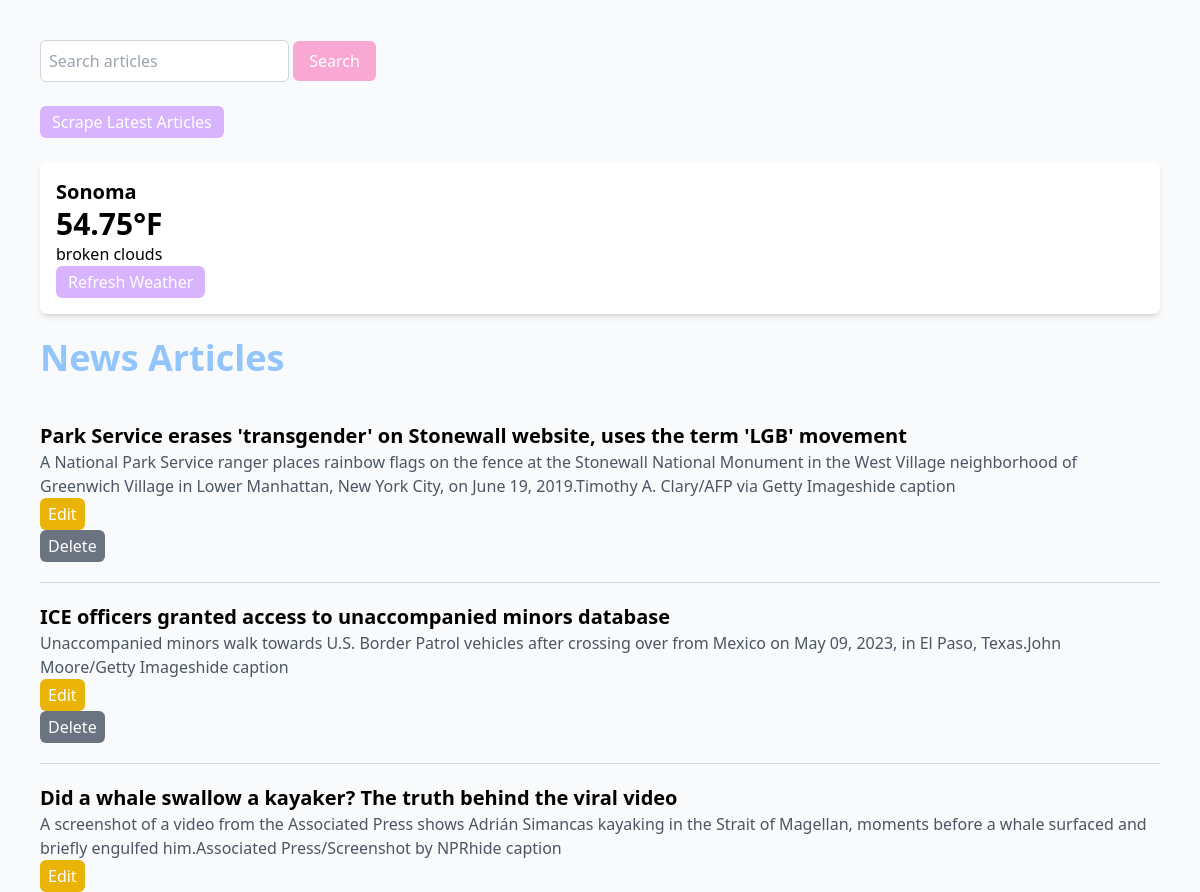
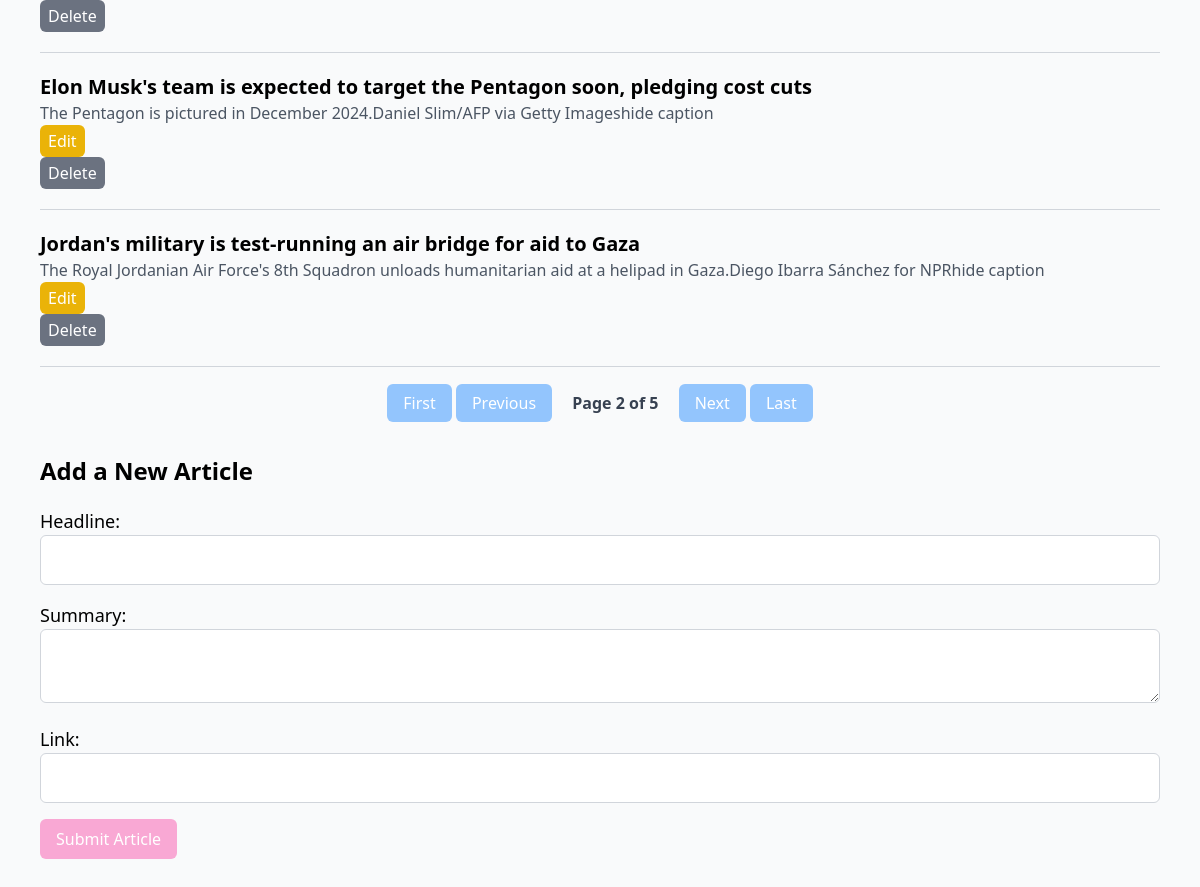
Screenshot of /?page=2 with the database file from the repository (2 pictures, top to bottom).
### models.py (models this page shows)
class Weather(Base): # New class that inherits from Base to map to database table
    __tablename__ = 'weather' # Specifies name of database table
    id = Column(Integer, primary_key=True) # Defines column named id which is an integer and primary key
    temp = Column(Float, nullable=False) # Defines column named temp
    city = Column(String, nullable=False, default=DEFAULT_CITY) # Defines column named city and the default is DEFAULT_CITY
    description = Column(String, nullable=False) # Defines column named description
    last_updated = Column(DateTime, default=lambda: datetime.now(timezone.utc)) # Defines column named last_updated using a callable lambda function to dynamically assign a default value determined at runtime

class NewsArticle(Base): # New class that inherits from Base to map to database table
    __tablename__ = 'news_articles' # Specifies name of database table
    id = Column(Integer, primary_key=True)  # Defines column named id which is an integer and primary key
    headline = Column(String, nullable=False) # Defines column to store strings for article headlines
    summary = Column(String, nullable=True) # Defines column to store strings for summary of the articles
    link = Column(String, nullable=False) # Defines column to store strings for urls of the articles
    updated_at = Column(DateTime, default=lambda: datetime.now(timezone.utc), onupdate=lambda: datetime.now(timezone.utc))  # Track updates

### app.py (the view)
@app.route('/')
def index():
    try:
        session.expire_all() # Ensures the session fetches fresh data
        page = request.args.get('page', 1, type=int)
        per_page = 5 # Number of articles per page
        total_articles = session.query(NewsArticle).count()
        total_pages = (total_articles + per_page - 1) // per_page # Calculate total pages
        news_articles = session.query(NewsArticle).offset((page - 1) * per_page).limit(per_page).all()
        weather_data = session.query(Weather).first()
        return render_template(
            'index.html', articles=news_articles, weather=weather_data,
            page=page, total_articles=total_articles, per_page=per_page, total_pages=total_pages
        )
    except Exception as e:
        logging.error(f"Error loading homepage: {e}")
        flash("An error occurred while loading the page. Please try again", "error")
        return render_template('index.html', articles=[], weather=[], page=1, total_articles=0, per_page=5, total_pages=1)

### app.py (called while the page is built)
@app.before_request
def refresh_session():
    session.close()  # Rollback any pending transactions
    session.expire_all()  # Ensure fresh data is loaded

### templates/index.html (shortened to what this page needs)
<!DOCTYPE html>
<html lang="en">
<head>
    <script src="https://cdn.tailwindcss.com"></script>
</head>
<body class="font-sans bg-gray-50 p-10">
    <form action="/search" method="GET" class="mb-6">
        <input type="text" name="query" placeholder="Search articles" class="p-2 border border-gray-300 rounded-md focus:ring-2 focus:ring-blue-300"">
        <button type="submit" class="bg-pink-300 text-white py-2 px-4 rounded-md hover:bg-pink-400 transition-all">Search</button>
    </form>
    <form action="/scrape" method="POST">
        <button type="submit" class="bg-purple-300 text-white py-1 px-3 rounded-md hover:bg-purple-400 transition-all">Scrape Latest Articles</button>
    </form>
    <div class="weather-widget my-6 p-4 bg-white shadow-md rounded-md">
        {% if weather %}
            <p class="text-xl font-semibold">{{weather.city}}</p>
            <p class="text-3xl font-bold">{{weather.temp}}°F</p>
            <p>{{weather.description}}</p>
        {% else %}
            <p>Weather data unavailable</p>
        {% endif %}
        <form action="/update_weather" method="POST">
            <button type="submit" class="bg-purple-300 text-white py-1 px-3 rounded-md hover:bg-purple-400 transition-all">Refresh Weather</button>
        </form>
    </div>
    <h1 class="text-4xl font-semibold mb-6"><a href="/" class="text-blue-300 hover:text-blue-400">News Articles</a></h1>
    {% for article in articles %}
    <div class="news-article border-b border-gray-300 py-5">
        <h2 class="text-xl font-semibold">
            <a href="{{ article.link }}" target="_blank" class="text-black-600 hover:underline">{{ article.headline }}</a>
        </h2>
        <p class="text-gray-600">{{ article.summary }}</p>
        <form action="/edit/{{ article.id }}" method="GET" class="inline-block mr-3">
            <button type="submit" class="bg-yellow-500 text-white py-1 px-2 rounded-md hover:bg-yellow-700 transition-all">Edit</button>
        </form>
        <form action="/delete/{{ article.id }}" method="POST" onsubmit="return confirm('Are you sure?');">
            <button type="submit" class="bg-gray-500 text-white py-1 px-2 rounded-md hover:bg-gray-700 transition-all">Delete</button>
        </form>
    </div>
    {% endfor %}
    <div class="pagination mt-6 text-center">
        {% if page > 1 %}
            <a href="{{ url_for('index', page=1 )}}" class="px-4 py-2 bg-blue-300 text-white rounded-md hover:bg-blue-400 transition-all">First</a>
            <a href="{{ url_for('index', page=page-1) }}" class="px-4 py-2 bg-blue-300 text-white rounded-md hover:bg-blue-400 transition-all">Previous</a>
        {% endif %}
        <span class="font-semibold text-gray-700 mx-4">Page {{ page }} of {{ total_pages }}</span>
        {% if page < total_pages %}
            <a href="{{ url_for('index', page=page+1) }}" class="px-4 py-2 bg-blue-300 text-white rounded-md hover:bg-blue-400 transition-all">Next</a>
            <a href="{{ url_for('index', page=total_pages) }}" class="px-4 py-2 bg-blue-300 text-white rounded-md hover:bg-blue-400 transition-all">Last</a>
        {% endif %}
    </div>
    <h2 class="text-2xl font-semibold mt-10 mb-5">Add a New Article</h2>
    <form action="{{ url_for('add_article') }}" method="post" class="space-y-4">
        <div>
            <label for="headline" class="block text-lg">Headline:</label>
            <input type="text" id="headline" name="headline" required class="p-3 border border-gray-300 rounded-md w-full">
        </div>
        <div>
            <label for="summary" class="block text-lg">Summary:</label>
            <textarea id="summary" name="summary" class="p-3 border border-gray-300 rounded-md w-full"></textarea>
        </div>
        <div>
            <label for="link" class="block text-lg">Link:</label>
            <input type="url" id="link" name="link" required class="p-3 border border-gray-300 rounded-md w-full">
        </div>
        <button type="submit" class="bg-pink-300 text-white py-2 px-4 rounded-md hover:bg-pink-400 transition-all">Submit Article</button>
    </form>
</body>
</html>

### rows the page displays
Weather: city "Sonoma", temp "54.75", description "broken clouds"
NewsArticle: headline "Park Service erases 'transgender' on Stonewall website, uses the term 'LGB' movement", summary "A National Park Service ranger places rainbow flags on the fence at the Stonewall National Monument in the West Village neighborhood of Greenwich Village in Lower Manhattan, New York City, on June 19, 2019.Timothy A. Clary/AFP via Getty Imageshide caption"
NewsArticle: headline "ICE officers granted access to unaccompanied minors database", summary "Unaccompanied minors walk towards U.S. Border Patrol vehicles after crossing over from Mexico on May 09, 2023, in El Paso, Texas.John Moore/Getty Imageshide caption"
NewsArticle: headline "Did a whale swallow a kayaker? The truth behind the viral video", summary "A screenshot of a video from the Associated Press shows Adrián Simancas kayaking in the Strait of Magellan, moments before a whale surfaced and briefly engulfed him.Associated Press/Screenshot by NPRhide caption"
NewsArticle: headline "Elon Musk's team is expected to target the Pentagon soon, pledging cost cuts", summary "The Pentagon is pictured in December 2024.Daniel Slim/AFP via Getty Imageshide caption"
NewsArticle: headline "Jordan's military is test-running an air bridge for aid to Gaza", summary "The Royal Jordanian Air Force's 8th Squadron unloads humanitarian aid at a helipad in Gaza.Diego Ibarra Sánchez for NPRhide caption"

### other values shown
{{ page }} "2"
{{ total_pages }} "5"
